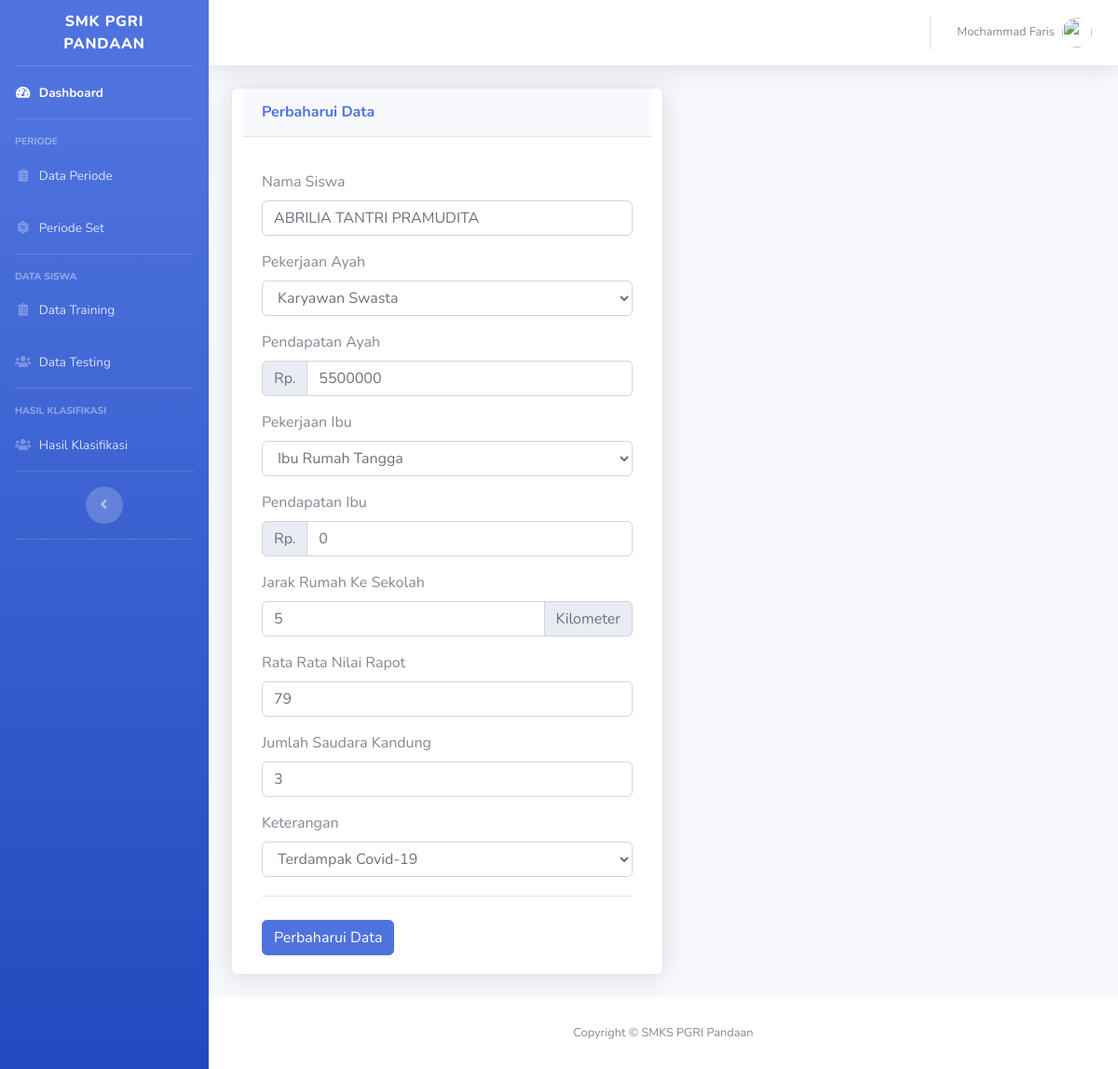
/admin/edit_data.php?id=6 (signed in), run on the app's committed database.
### tables this page shows
CREATE TABLE `tb_user` (
  `id` int(11) NOT NULL,
  `nama` varchar(100) NOT NULL,
  `username` varchar(50) NOT NULL,
  `password` varchar(256) NOT NULL,
  `level` int(1) NOT NULL
);

CREATE TABLE `tb_data_training` (
  `id` int(11) NOT NULL,
  `nama` varchar(50) NOT NULL,
  `pekerjaan_ayah` varchar(50) NOT NULL,
  `pendapatan_ayah` int(11) NOT NULL,
  `bobot_pendapatan_ayah` float NOT NULL,
  `pekerjaan_ibu` varchar(50) NOT NULL,
  `pendapatan_ibu` int(11) NOT NULL,
  `bobot_pendapatan_ibu` float NOT NULL,
  `jumlah_saudara` int(11) NOT NULL,
  `bobot_saudara` float NOT NULL,
  `jarak_rumah` float NOT NULL,
  `bobot_jarak` float NOT NULL,
  `prestasi_akedemik` int(11) NOT NULL,
  `keterangan` varchar(50) NOT NULL
);

### function.php (called while the page is built, shortened)
<?php
require 'connection.php';
function base_url($url = null)
{
  $base_url = "http://localhost/bansos_covid19";
  if ($url != null) {
    return $base_url . "/" . $url;
  } else {
    return $base_url;
  }
}
function query($kuery)
{
  global $conn;
  $result = mysqli_query($conn, $kuery);
  $rows = [];
  while ($row = mysqli_fetch_assoc($result)) {
    $rows[] = $row;
  }
  return $rows;
}

### admin/edit_data.php (the view, shortened to what this page needs)
<?php require 'template/header.php';
$tangkap_url = $_GET['id'];
$data = query("SELECT * FROM tb_data_training WHERE id = '$tangkap_url'")[0];
?>
<div class="container-fluid">
  <div class="card shadow mb-4 col-lg-6">
    <div class="card-header py-3">
      <h6 class="m-0 font-weight-bold text-primary">Perbaharui Data</h6>
    </div>
    <div class="card-body">
      <form action="edit_proses.php" method="POST">
        <div class="form-group">
          <label for="exampleInputEmail1">Nama Siswa</label>
          <input type="text" class="form-control" id="exampleInputEmail1" aria-describedby="emailHelp" placeholder="Nama Lengkap Siswa" name="nama" required value="<?= $data['nama'] ?>">
        </div>
        <div class="form-group">
          <label for="inputState">Pekerjaan Ayah</label>
          <select id="inputState" class="form-control" required name="pekerjaan_ayah">
            <?php
            if ($data['pekerjaan_ayah'] == 'Buruh') {
              echo '<option value="Buruh" selected>Buruh</option>
              <option value="Buruh">Buruh</option>
              <option value="Honorer">Honorer</option>
              <option value="Karyawan Swasta">Karyawan Swasta</option>
              <option value="Pegawai Negeri Sipil">Pegawai Negeri Sipil (PNS)</option>
              <option value="Pengangguran">Pengangguran</option>
              <option value="Petani">Petani</option>
              <option value="Wirausaha">Wirausaha</option>
              <option value="Wiraswasta">Wiraswasta</option>';
            } elseif ($data['pekerjaan_ayah'] == 'Karyawan Swasta') {
              echo '<option value="Buruh">Buruh</option>
              <option value="Honorer">Honorer</option>
              <option value="Karyawan Swasta" selected>Karyawan Swasta</option>
              <option value="Pegawai Negeri Sipil">Pegawai Negeri Sipil (PNS)</option>
              <option value="Pengangguran">Pengangguran</option>
              <option value="Petani">Petani</option>
              <option value="Wirausaha">Wirausaha</option>
              <option value="Wiraswasta">Wiraswasta</option>';
            }
            ?>
          </select>
        </div>
        <div class="form-group">
          <label for="exampleInputEmail1">Pendapatan Ayah</label>
          <div class="input-group mb-3">
            <div class="input-group-prepend">
              <span class="input-group-text" id="basic-addon1">Rp. </span>
            </div>
            <input type="number" class="form-control" placeholder="nominal" aria-label="Username" aria-describedby="basic-addon1" name="pendapatan_ayah" value="<?= $data['pendapatan_ayah'] ?>">
          </div>
        </div>
        <div class="form-group">
          <label for="inputState">Pekerjaan Ibu</label>
          <select id="inputState" class="form-control" name="pekerjaan_ibu" required>
            <?php
            if ($data['pekerjaan_ibu'] == 'Buruh') {
              echo '<option value="Buruh" selected>Buruh</option>
              <option value="Buruh">Buruh</option>
              <option value="Honorer">Honorer</option>
              <option value="Ibu Rumah Tangga">Ibu Rumah Tangga (IRT)</option>
              <option value="Karyawan Swasta">Karyawan Swasta</option>
              <option value="Pegawai Negeri Sipil">Pegawai Negeri Sipil (PNS)</option>
              <option value="Petani">Petani</option>
              <option value="Wirausaha">Wirausaha</option>
              <option value="Wiraswasta">Wiraswasta</option>';
            } elseif ($data['pekerjaan_ibu'] == 'Ibu Rumah Tangga') {
              echo '<option value="Buruh">Buruh</option>
              <option value="Honorer">Honorer</option>
              <option value="Ibu Rumah Tangga" selected>Ibu Rumah Tangga</option>
              <option value="Karyawan Swasta">Karyawan Swasta</option>
              <option value="Pegawai Negeri Sipil">Pegawai Negeri Sipil (PNS)</option>
              <option value="Petani">Petani</option>
              <option value="Wirausaha">Wirausaha</option>
              <option value="Wiraswasta">Wiraswasta</option>';
            }
            ?>
          </select>
        </div>
        <div class="form-group">
          <label for="exampleInputEmail1">Pendapatan Ibu</label>
          <div class="input-group mb-3">
            <div class="input-group-prepend">
              <span class="input-group-text" id="basic-addon1">Rp.</span>
            </div>
            <input type="number" class="form-control" placeholder="nominal" aria-label="Username" aria-describedby="basic-addon1" name="pendapatan_ibu" value="<?= $data['pendapatan_ibu'] ?>">
          </div>
        </div>
        <div class="form-group">
          <label for="exampleInputEmail1">Jarak Rumah Ke Sekolah</label>
          <div class="input-group mb-3">
            <input type="number" class="form-control" placeholder="Jarak Rumah ke Sekolah" aria-label="Recipient's username" aria-describedby="basic-addon2" value="<?= $data['jarak_rumah'] ?>" name="jarak_rumah" required>
            <div class="input-group-append">
              <span class="input-group-text" id="basic-addon2">Kilometer</span>
            </div>
          </div>
        </div>
        <div class="form-group">
          <label for="exampleInputEmail1">Rata Rata Nilai Rapot</label>
          <input type="number" class="form-control" id="exampleInputEmail1" aria-describedby="emailHelp" placeholder="Rata-Rata Nilai Rapot" name="nilai" required value="<?= $data['prestasi_akedemik'] ?>">
        </div>
        <div class=" form-group">
          <label for="exampleInputEmail1">Jumlah Saudara Kandung</label>
          <input type="number" class="form-control" id="exampleInputEmail1" aria-describedby="emailHelp" placeholder="Jumlah Saudara Kandung" name="jumlah_saudara" value="<?= $data['jumlah_saudara'] ?>" required>
        </div>
        <div class=" form-group">
          <label for="inputState">Keterangan</label>
          <select id="inputState" class="form-control" name="keterangan" required>
            <?php
            if ($data['keterangan'] == 1) {
              echo '<option value="1" selected>Terdampak Covid-19</option>
              <option value="0">Tidak Terdampak Covid-19</option>';
            } else {
              echo '<option value="1">Terdampak Covid-19</option>
              <option value="0" selected>Tidak Terdampak Covid-19</option>';
            }
            ?>
          </select>
        </div>
        <hr style="margin-bottom: 25px; margin-top: 20px;">
        <button type="submit" class="btn btn-primary edit-data-traning" name="edit">Perbaharui Data</button>
      </form>
    </div>
  </div>
</div>
</div>
<?php require 'template/footer.php' ?>

### admin/template/header.php (shortened to what this page needs)
<?php require '../connection.php';
include_once '../function.php';
$b = $_SESSION['username'];
$q = mysqli_query($conn, "SELECT * FROM tb_user WHERE username='$b'");
$c = mysqli_fetch_assoc($q);
?>
<!DOCTYPE html>
<html lang="en">
<head>
  <link href="<?= base_url('assets/') ?>vendor/fontawesome-free/css/all.min.css" rel="stylesheet" type="text/css">
  <link href="<?= base_url('assets/') ?>css/sb-admin-2.min.css" rel="stylesheet">
  <link href="<?= base_url('assets/') ?>vendor/datatables/dataTables.bootstrap4.min.css" rel="stylesheet">
  <link rel="stylesheet" href="https://stackpath.bootstrapcdn.com/font-awesome/4.7.0/css/font-awesome.min.css">
</head>
<body id="page-top">
  <div id="wrapper">
    <ul class="navbar-nav bg-gradient-primary sidebar sidebar-dark accordion" id="accordionSidebar">
      <a class="sidebar-brand d-flex align-items-center justify-content-center" href="index.html">
        <div class="sidebar-brand-text mx-3">SMK PGRI Pandaan</div>
      </a>
      <hr class="sidebar-divider my-0">
      <li class="nav-item active">
        <a class="nav-link" href="<?= base_url('admin') ?>">
          <i class="fas fa-fw fa-tachometer-alt"></i>
          <span>Dashboard</span></a>
      </li>
      <hr class="sidebar-divider">
      <div class="sidebar-heading">
        Periode
      </div>
      <li class="nav-item">
        <a class="nav-link" href="<?= base_url('admin/periode.php') ?>">
          <i class="fas fa-fw fa-clipboard-list"></i>
          <span> Data Periode</span></a>
      </li>
      <li class="nav-item">
        <a class="nav-link" href="<?= base_url('admin/halamancek.php') ?>">
          <i class="fas fa-fw fa-atom"></i>
          <span> Periode Set</span></a>
      </li>
      <hr class="sidebar-divider">
      <div class="sidebar-heading">
        Data Siswa
      </div>
      <li class="nav-item">
        <a class="nav-link" href="<?= base_url('admin/data_traning.php') ?>">
          <i class="fas fa-fw fa-clipboard-list"></i>
          <span> Data Training</span></a>
      </li>
      <li class="nav-item">
        <a class="nav-link" href="<?= base_url('admin/data_testing.php') ?>">
          <i class="fas fa-fw fa-users"></i>
          <span>Data Testing</span></a>
      </li>
      <hr class="sidebar-divider d-none d-md-block">
      <div class="sidebar-heading">
        Hasil Klasifikasi
      </div>
      <li class="nav-item">
        <a class="nav-link" href="<?= base_url('admin/hasil_klasifikasi.php') ?>">
          <i class="fas fa-fw fa-users"></i>
          <span>Hasil Klasifikasi</span></a>
      </li>
      <hr class="sidebar-divider d-none d-md-block">
      <div class="text-center d-none d-md-inline">
        <button class="rounded-circle border-0" id="sidebarToggle"></button>
      </div>
      <hr class="sidebar-divider d-none d-md-block">
    </ul>
    <div id="content-wrapper" class="d-flex flex-column">
      <div id="content">
        <nav class="navbar navbar-expand navbar-light bg-white topbar mb-4 static-top shadow">
          <ul class="navbar-nav ml-auto">
            <li class="nav-item dropdown no-arrow">
              <a class="nav-link dropdown-toggle" href="#" id="userDropdown" role="button" data-toggle="dropdown" aria-haspopup="true" aria-expanded="false">
                <span class="mr-2 d-none d-lg-inline text-gray-600 small"><?= $c['nama'] ?></span>
                <img class="img-profile rounded-circle" src="https://source.unsplash.com/QAB-WJcbgJk/60x60">
              </a>
            </li>
          </ul>
        </nav>

### data on the page
tb_user: nama "Mochammad Faris"
tb_data_training: nama "ABRILIA TANTRI PRAMUDITA", pekerjaan_ayah "Karyawan Swasta", pendapatan_ayah "5500000", pekerjaan_ibu "Ibu Rumah Tangga", pendapatan_ibu "0", jarak_rumah "5", nilai "79", jumlah_saudara "3", keterangan "Terdampak Covid-19"
